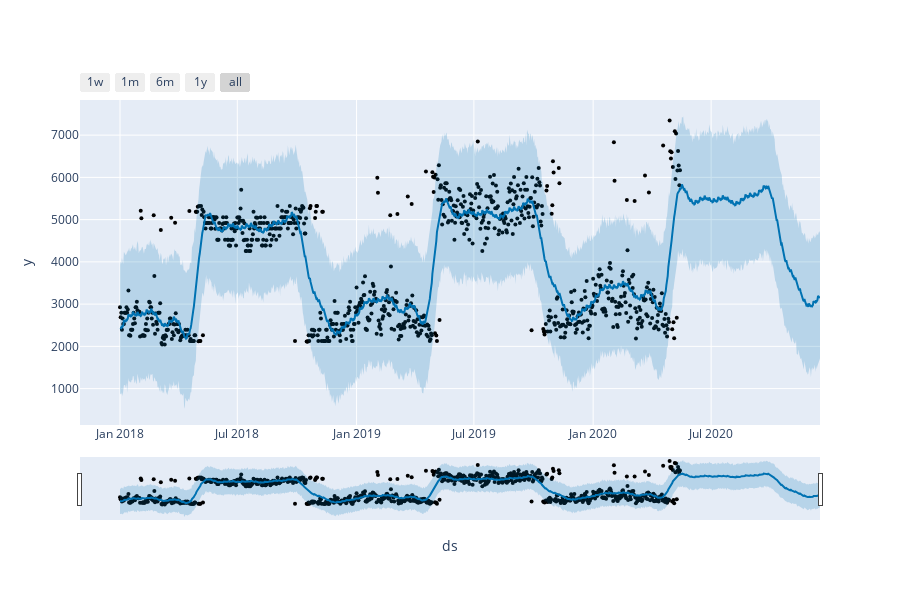

Notebook source saved alongside this figure:
### Code cell
plot_plotly(m, forecast)

### Figure 1 — Plotly figure (JSON) as saved in the notebook; plotly's stock layout.template omitted (floating-point values rounded to 4 significant figures; data arrays with more than 128 entries replaced by an {"elided": "..."} marker saying what was removed)
{"data": [{"marker": {"color": "black", "size": 4}, "mode": "markers", "name": "Actual", "type": "scatter", "x": {"elided": "864 str values"}, "y": {"elided": "864 float values"}}, {"hoverinfo": "skip", "line": {"width": 0}, "mode": "lines", "type": "scatter", "x": {"elided": "1080 str values"}, "y": {"elided": "1080 float values"}}, {"fill": "tonexty", "fillcolor": "rgba(0, 114, 178, 0.2)", "line": {"color": "#0072B2", "width": 2}, "mode": "lines", "name": "Predicted", "type": "scatter", "x": {"elided": "1080 str values"}, "y": {"elided": "1080 float values"}}, {"fill": "tonexty", "fillcolor": "rgba(0, 114, 178, 0.2)", "hoverinfo": "skip", "line": {"width": 0}, "mode": "lines", "type": "scatter", "x": {"elided": "1080 str values"}, "y": {"elided": "1080 float values"}}], "layout": {"height": 600, "showlegend": false, "width": 900, "xaxis": {"rangeselector": {"buttons": [{"count": 7, "label": "1w", "step": "day", "stepmode": "backward"}, {"count": 1, "label": "1m", "step": "month", "stepmode": "backward"}, {"count": 6, "label": "6m", "step": "month", "stepmode": "backward"}, {"count": 1, "label": "1y", "step": "year", "stepmode": "backward"}, {"step": "all"}]}, "rangeslider": {"visible": true}, "title": {"text": "ds"}, "type": "date"}, "yaxis": {"title": {"text": "y"}}}}
